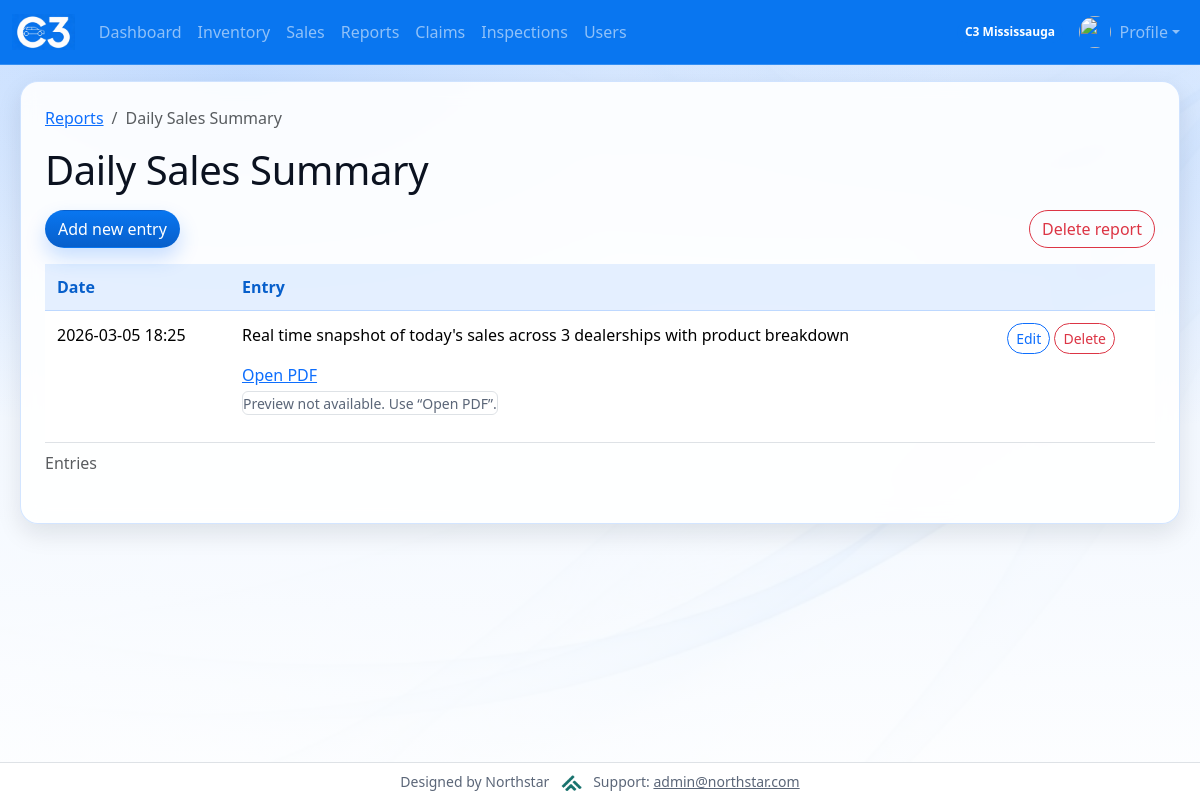
/home/reports/1/ (signed in), run on the app's committed database.
### Dashboard/models.py (models this page shows, shortened)
class Dealership(models.Model):
    name = models.CharField(max_length=200)
    badge_css_class = models.CharField(
        max_length=80,
        default="bg-dark",
        help_text="Bootstrap/extra CSS classes for this dealership's badge (navbar, user list).",
    )
    is_default_home = models.BooleanField(
        default=False,
        help_text="If True, new user group edits default to this dealership when none is set.",
    )
    class Meta:
        ordering = ["name"]
    def resolved_badge_css_class(self) -> str:
        raw = (self.badge_css_class or "").strip()
        if raw.startswith("ns-badge-dealership-"):
            return raw

class Report(models.Model):
    text = models.CharField(max_length=200)
    date_added = models.DateTimeField(auto_now_add=True)

class Entry(models.Model):
    Report = models.ForeignKey(Report, on_delete=models.CASCADE)
    text = models.TextField()
    date_added = models.DateTimeField(auto_now_add=True)
    class Meta:
        verbose_name_plural = 'Entries'

class EntryDocument(models.Model):
    entry = models.ForeignKey(Entry, on_delete=models.CASCADE, related_name="documents")
    file = models.FileField(upload_to="entry_docs/")
    uploaded_at = models.DateTimeField(auto_now_add=True)
    class Meta:
        ordering = ["-uploaded_at", "-id"]

### Dashboard/views.py (the view)
# urls.py: path("reports/<int:report_id>/", views.report, name="report"),
def report(request, report_id):
    myreport = Report.objects.get(id=report_id)
    myentries = myreport.entry_set.order_by('-date_added').prefetch_related("documents")
    context = {'report': myreport, 'entries': myentries, 'can_delete_reports': _is_management(request.user)}
    return render(request, 'Dashboard/report.html', context)

### Dashboard/inventory_services.py (called while the page is built)
def user_home_dealership(user):
    if not user or not user.is_authenticated:
        return None
    try:
        from Profile.models import UserProfile
        prof = UserProfile.objects.select_related("dealership").filter(user=user).first()
        return prof.dealership if prof else None
    except Exception:
        return None

### Dashboard/views.py (called while the page is built)
def _is_management(user):
    if not user.is_authenticated:
        return False
    return user.groups.filter(name="Management").exists()

### Dashboard/templates/Dashboard/report.html (shortened to what this page needs)
{% extends "Dashboard/base.html" %}
{% block content %}
<nav aria-label="breadcrumb" class="mb-2">
	<ol class="breadcrumb">
		<li class="breadcrumb-item"><a href="{% url ns_site_namespace|add:':Reports' %}">Reports</a></li>
		<li class="breadcrumb-item active" aria-current="page">{{ report.text }}</li>
	</ol>
</nav>
<h1 class="mb-3">{{ report.text }}</h1>
<div class="d-flex gap-2 align-items-center mb-3">
	<a href="{% url ns_site_namespace|add:':new_entry' report.id %}" class="btn btn-primary">Add new entry</a>
	{% if can_delete_reports %}
	<form method="post" action="{% url ns_site_namespace|add:':delete_report' report.id %}" class="d-inline ms-auto" onsubmit="return confirm('Delete this entire report (and all entries/PDFs)?');">
		<button type="submit" class="btn btn-outline-danger">Delete report</button>
	</form>
	{% endif %}
</div>
<table class="table">
	<caption>Entries</caption>
	<thead>
		<tr>
			<th scope="col">Date</th>
			<th scope="col">Entry</th>
			<th scope="col"></th>
		</tr>
	</thead>
	<tbody>
		{% for entry in entries %}
		<tr>
			<td class="text-nowrap">{{ entry.date_added|date:"Y-m-d H:i" }}</td>
			<td>
				<div class="mb-2">{{ entry.text|linebreaks }}</div>
				{% if entry.documents.all %}
					{% for doc in entry.documents.all %}
						<div class="mb-3">
							<div class="mb-1">
								<a href="{% url ns_site_namespace|add:':entry_document_inline' doc.id %}" target="_blank" rel="noopener">Open PDF</a>
							</div>
							<object data="{% url ns_site_namespace|add:':entry_document_inline' doc.id %}" type="application/pdf" width="100%" height="520" style="border:1px solid #dee2e6;border-radius:6px;background:#fff;">
								<small class="text-muted">Preview not available. Use “Open PDF”.</small>
							</object>
						</div>
					{% endfor %}
				{% endif %}
			</td>
			<td class="text-nowrap">
				<a href="{% url ns_site_namespace|add:':edit_entry' entry.id %}" class="btn btn-sm btn-outline-primary">Edit</a>
				{% if can_delete_reports %}
					<form method="post" action="{% url ns_site_namespace|add:':delete_entry' entry.id %}" class="d-inline" onsubmit="return confirm('Delete this entry (and any attached PDFs)?');">
						<button type="submit" class="btn btn-sm btn-outline-danger">Delete</button>
					</form>
				{% endif %}
			</td>
		</tr>
		{% empty %}
		<tr><td colspan="3" class="text-muted">No entries for this report yet.</td></tr>
		{% endfor %}
	</tbody>
</table>
{% endblock content %}

### Dashboard/templates/Dashboard/base.html (shortened to what this page needs)
<!DOCTYPE html>
<html lang="en">
<head>
    {% load static %}
    <link rel="stylesheet" href="{% static 'bootstrap/css/bootstrap.css' %}">
    <link rel="stylesheet" href="{% static 'css/theme.css' %}">
</head>
<body class="d-flex flex-column min-vh-100">
<nav class="navbar navbar-expand-lg navbar-dark bg-primary">
    <div class="container-fluid">
        <a class="navbar-brand d-flex align-items-center" href="{% url ns_site_namespace|add:':home' %}">
            <img src="{% static 'images/logo.png' %}" alt="C3" height="36" style="max-height: 36px;">
        </a>
        {% if user.is_authenticated %}
        <div class="collapse navbar-collapse" id="navbarNavAltMarkup">
            <ul class="navbar-nav me-auto mb-2 mb-lg-0">
                <li class="nav-item">
                    <a class="nav-link" href="{% url ns_site_namespace|add:':index' %}">Dashboard</a>
                </li>
                <li class="nav-item">
                    <a class="nav-link" href="{% url ns_site_namespace|add:':inventory' %}">Inventory</a>
                </li>
                <li class="nav-item">
                    <a class="nav-link" href="{% url ns_site_namespace|add:':sales' %}">Sales</a>
                </li>
                <li class="nav-item">
                    <a class="nav-link" href="{% url ns_site_namespace|add:':Reports' %}">Reports</a>
                </li>
                <li class="nav-item">
                    <a class="nav-link" href="{% url ns_site_namespace|add:':claims' %}">Claims</a>
                </li>
                <li class="nav-item">
                    <a class="nav-link" href="{% url ns_site_namespace|add:':inspections' %}">Inspections</a>
                </li>
                {% if can_see_users %}
                <li class="nav-item">
                    <a class="nav-link" href="{% url 'Profile:user_list' %}">Users</a>
                </li>
                {% endif %}
            </ul>
            <ul class="navbar-nav ms-auto mb-2 mb-lg-0">
                <li class="nav-item d-flex align-items-center me-2">
                    {% if ns_dealership_label %}
                        <span class="badge rounded-pill text-bg-dark ns-dealership-badge {{ ns_dealership_badge_class|default:'' }}">{{ ns_dealership_label }}</span>
                    {% endif %}
                </li>
                <li class="nav-item dropdown">
                    <a class="nav-link dropdown-toggle d-flex align-items-center" href="#" id="profileNavDropdown" role="button" data-bs-toggle="dropdown" aria-expanded="false">
                        {% if profile_avatar_url %}
                            <img src="{{ profile_avatar_url }}" alt="" class="avatar-circle me-2" width="32" height="32">
                        {% else %}
                            <img src="{% static 'images/default-avatar.png' %}" alt="" class="avatar-circle me-2" width="32" height="32">
                        {% endif %}
                        Profile
                    </a>
                </li>
            </ul>
        </div>
        {% endif %}
    </div>
</nav>
<main class="container-fluid py-3 flex-grow-1">
    <div class="ns-surface p-3 p-md-4 mx-md-2">
{% block content %}{% endblock content %}
    </div>
</main>
<footer class="container-fluid py-2 text-center text-muted small border-top mt-auto bg-white">
	Designed by Northstar
	<img src="{% static 'images/northstar.png' %}" alt="Northstar" height="16" class="mx-2 align-text-bottom" style="max-height:16px;">
	Support: <a href="mailto:admin@northstar.com" class="text-muted">admin@northstar.com</a>
</footer>
</body>
</html>

### static/css/theme.css (style rules this page uses)
:root { --theme-primary: #0976f0; --theme-primary-dark: #075fcb; --theme-primary-soft: rgba(13, 110, 253, 0.12); --theme-ink: #0b1220; --theme-muted: #5b6678; --theme-surface: rgba(255, 255, 255, 0.9); --theme-surface-strong: #ffffff; --theme-border: rgba(13, 110, 253, 0.18); --theme-shadow: 0 16px 40px rgba(11, 18, 32, 0.12); --theme-shadow-sm: 0 10px 24px rgba(11, 18, 32, 0.1); --theme-radius-lg: 18px; --theme-radius-md: 14px; --theme-radius-sm: 12px; }
body { color: var(--theme-ink); background: radial-gradient(1200px 600px at 20% 10%, rgba(13, 110, 253, 0.18), transparent 60%), radial-gradient(900px 500px at 90% 20%, rgba(13, 110, 253, 0.12), transparent 55%), linear-gradient(180deg, rgba(231, 241, 255, 0.95), rgba(255, 255, 255, 0.92)); background-attachment: fixed; }
main { background: transparent; }
.ns-surface { background: var(--theme-surface); border: 1px solid var(--theme-border); border-radius: var(--theme-radius-lg); box-shadow: var(--theme-shadow-sm); backdrop-filter: blur(10px); }
.navbar.bg-primary { background-color: var(--theme-primary) !important; border-bottom: 1px solid rgba(255, 255, 255, 0.18); }
.navbar .navbar-brand { padding-top: 0; padding-bottom: 0; }
.navbar .navbar-brand img { display: block; }
.navbar .nav-link { border-radius: 999px; padding: 0.5rem 0.85rem; transition: background-color 120ms ease, color 120ms ease, transform 120ms ease; }
h1, h2, h3, h4, h5 { letter-spacing: -0.01em; }
.text-muted { color: var(--theme-muted) !important; }
.table { background-color: transparent; }
.table thead th { background-color: rgba(13, 110, 253, 0.1); color: var(--theme-primary-dark); border-color: rgba(13, 110, 253, 0.18); font-weight: 700; }
.table tbody tr { background: rgba(255, 255, 255, 0.9); }
.table > :not(caption) > * > * { padding: 0.7rem 0.75rem; }
.btn { border-radius: 999px; }
.btn-primary { background: linear-gradient(180deg, var(--theme-primary), var(--theme-primary-dark)); border-color: transparent; box-shadow: 0 10px 20px rgba(13, 110, 253, 0.22); }
.badge { border-radius: 999px; padding: 0.45em 0.7em; }
.avatar-circle { width: 32px; height: 32px; border-radius: 50%; object-fit: cover; display: inline-flex; align-items: center; justify-content: center; overflow: hidden; }
.badge.ns-dealership-badge { color: #fff !important; --bs-badge-color: #fff; }
.badge.ns-dealership-badge.ns-badge-dealership-mississauga, .navbar.bg-primary .badge.ns-dealership-badge.ns-badge-dealership-mississauga { background-color: var(--theme-primary) !important; }

### data on the page
Dealership: name "C3 Mississauga"
Report: text "Daily Sales Summary"
Entry: date_added "2026-03-05 18:25", text "Real time snapshot of today's sales across 3 dealerships with product breakdown"
